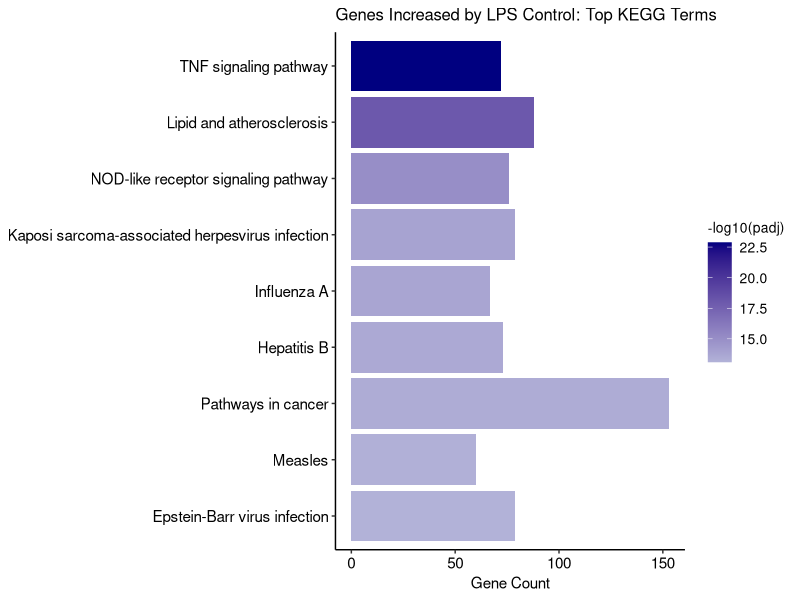
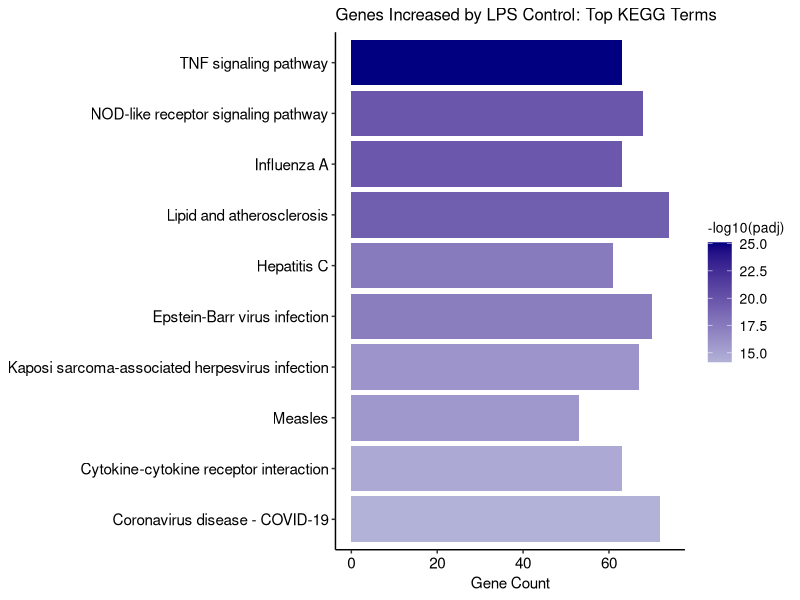
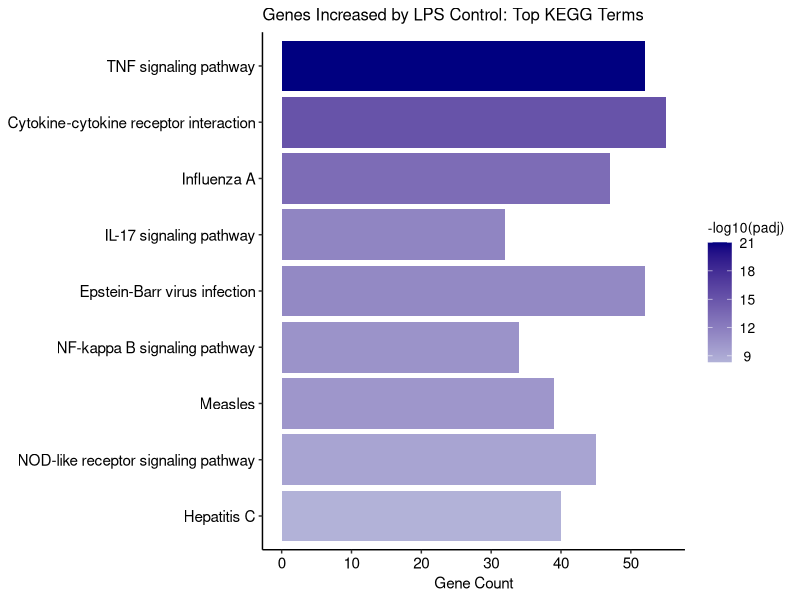
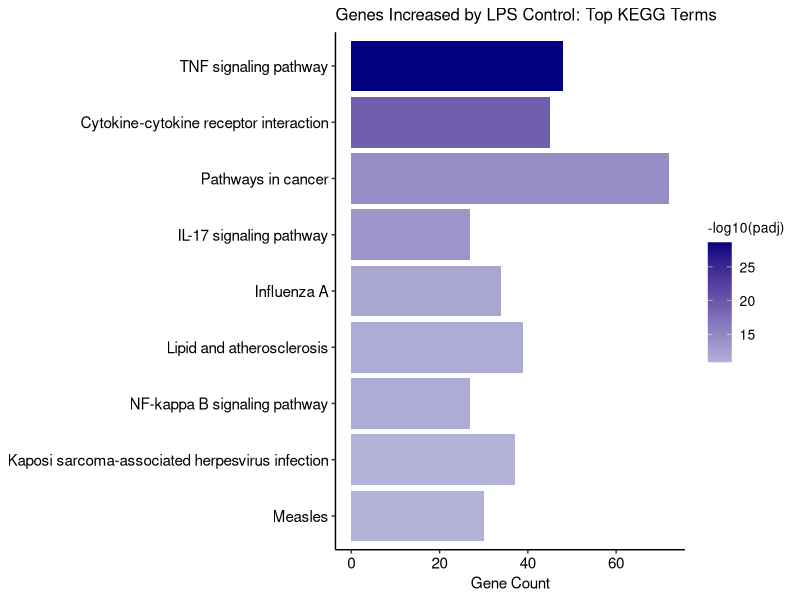

Write R code to recreate these figures, in order.
## ---- chunk 1
library(dplyr)
library(ggplot2)
library(tidyr)
## ---- chunk 2
# copied from https://joshuacook.netlify.app/post/integer-values-ggplot-axis/
# A function factory for getting integer y-axis values.
integer_breaks <- function(n = 5, ...) {
  fxn <- function(x) {
    breaks <- floor(pretty(x, n, ...))
    names(breaks) <- attr(breaks, "labels")
    breaks
  }
  return(fxn)
}

functional_enrichment_plotting <- function(results, src, figname, figtitle, exclude, nres=10, wid=8, ht=2) {
  # filter to results from a particular source
  results <- dplyr::filter(results, source == src)
  
  # filter to the top nres results
  results <- results[seq(1,nres),]
  
  # filter the terms to exclude
  results <- dplyr::filter(results, !(term_name %in% exclude))
  
  # make the term name into a factor
  results$term_name <- factor(results$term_name, levels = results$term_name)
  
  ggplot(results, aes(x=term_name, y=intersection_size, fill=negative_log10_of_adjusted_p_value)) +
    geom_bar(stat="identity") +
    scale_x_discrete(limits = rev(levels(results$term_name))) + coord_flip() +
    scale_fill_gradient(label = function(x) format(x, digits=3),
                        low = "#b2b2d8", high = "#000080") +
    theme_bw() + theme(panel.border = element_blank(), 
        panel.grid.major = element_blank(),
        panel.grid.minor = element_blank(), 
        axis.line = element_line(colour = "black"),
        axis.text.x=element_text(size=11, color = "black"), 
        axis.text.y=element_text(size=11, color='black'),
        axis.title.x=element_text(size=11, color='black'),
        axis.title=element_blank(),
        legend.title=element_text(size=10, color='black'),
        legend.text=element_text(size=10, color='black'),
        plot.title=element_text(size=12, color='black')) +
    labs(y = 'Gene Count', title=figtitle, fill = "-log10(padj)") +
    # I was going to put gene count on the x but I think I'll add it in R
  scale_y_continuous(breaks = integer_breaks()) 
  
  ggsave(figname, width=wid, height=ht)
}
## ---- chunk 3
# Batch1
batch1 <- read.csv('lps_up_gprofiler_kegg/batch1.csv')

functional_enrichment_plotting(batch1, 'KEGG', 'lps_up_gprofiler_kegg/batch_1.pdf', 'Genes Increased by LPS Control: Top KEGG Terms', c("KEGG root term"))

# Batch 2
batch2 <- read.csv('lps_up_gprofiler_kegg/batch2.csv')

functional_enrichment_plotting(batch2, 'KEGG', 'lps_up_gprofiler_kegg/batch_2.pdf', 'Genes Increased by LPS Control: Top KEGG Terms', c("KEGG root term"), ht=3)

# Batch 3
batch3 <- read.csv('lps_up_gprofiler_kegg/batch3.csv')

functional_enrichment_plotting(batch3, 'KEGG', 'lps_up_gprofiler_kegg/batch_3.pdf', 'Genes Increased by LPS Control: Top KEGG Terms', c("KEGG root term"), ht=3)

# Batch 4
batch4 <- read.csv('lps_up_gprofiler_kegg/batch4.csv')

functional_enrichment_plotting(batch4, 'KEGG', 'lps_up_gprofiler_kegg/batch_4.pdf', 'Genes Increased by LPS Control: Top KEGG Terms', c("KEGG root term"), ht=3)
